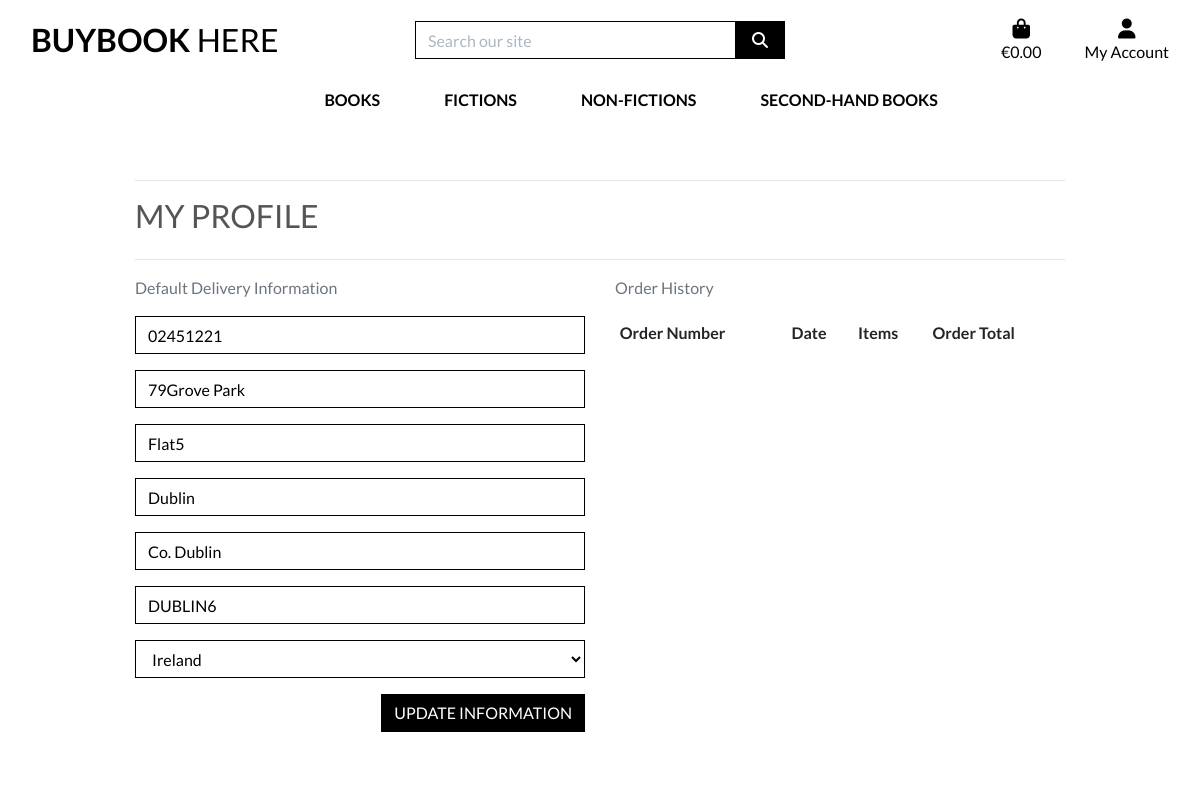
The page /profile/ (signed in) on the database as committed earlier.
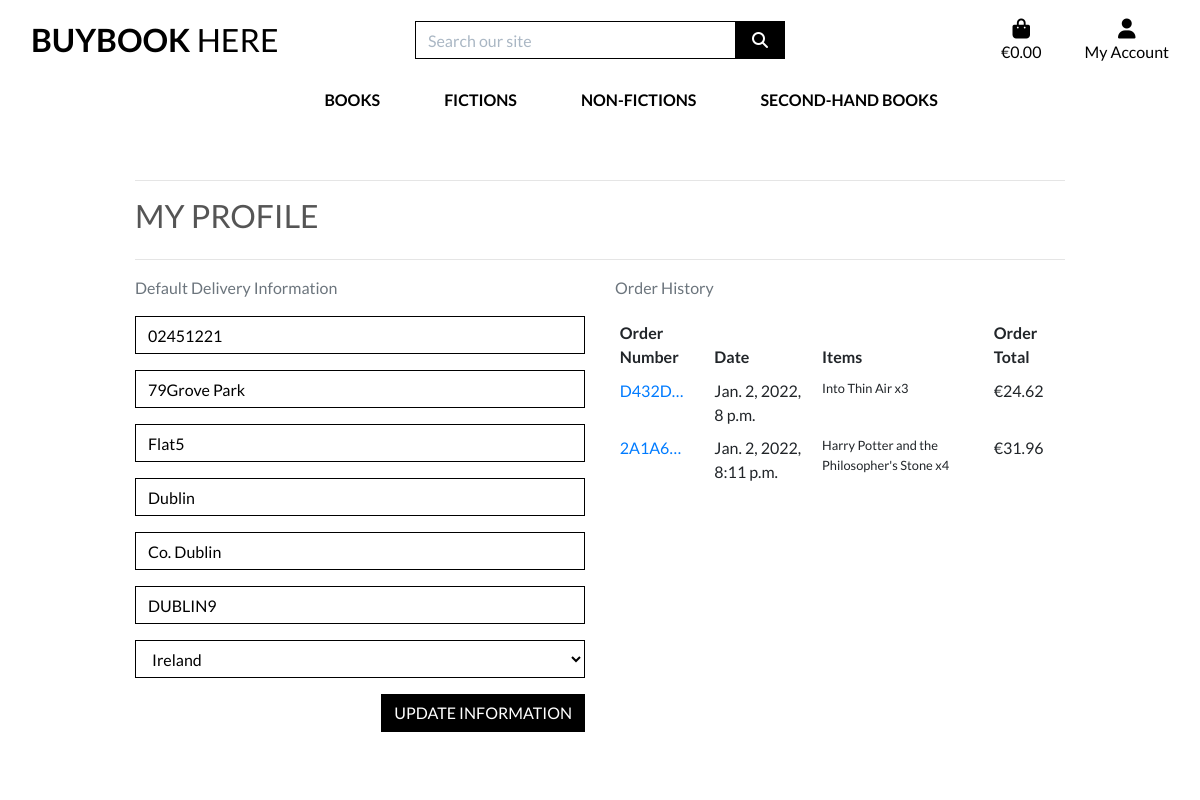
The same page on the database as committed later.
### profiles/models.py (models this page shows, shortened)
class UserProfile(models.Model):
    user = models.OneToOneField(User, on_delete=models.CASCADE)
    default_phone_number = models.CharField(max_length=20, null=True, blank=True)
    default_street_address1 = models.CharField(max_length=80, null=True, blank=True)
    default_street_address2 = models.CharField(max_length=80, null=True, blank=True)
    default_town_or_city = models.CharField(max_length=40, null=True, blank=True)
    default_county = models.CharField(max_length=80, null=True, blank=True)
    default_postcode = models.CharField(max_length=20, null=True, blank=True)
    default_country = CountryField(blank_label='Country', null=True, blank=True)

### checkout/models.py (models this page shows, shortened)
class Order(models.Model):
    order_number = models.CharField(max_length=32, null=False, editable=False)
    user_profile = models.ForeignKey(UserProfile, on_delete=models.SET_NULL,
                                     null=True, blank=True, related_name='orders')
    full_name = models.CharField(max_length=50, null=False, blank=False)
    email = models.EmailField(max_length=254, null=False, blank=False)
    phone_number = models.CharField(max_length=20, null=False, blank=False)
    country = CountryField(blank_label='Country *', null=False, blank=False)
    postcode = models.CharField(max_length=20, null=True, blank=True)
    town_or_city = models.CharField(max_length=40, null=False, blank=False)
    street_address1 = models.CharField(max_length=80, null=False, blank=False)
    street_address2 = models.CharField(max_length=80, null=True, blank=True)
    county = models.CharField(max_length=80, null=True, blank=True)
    date = models.DateTimeField(auto_now_add=True)
    delivery_cost = models.DecimalField(max_digits=6, decimal_places=2, null=False, default=0)
    order_total = models.DecimalField(max_digits=10, decimal_places=2, null=False, default=0)
    grand_total = models.DecimalField(max_digits=10, decimal_places=2, null=False, default=0)
    original_bag = models.TextField(null=False, blank=False, default='')
    stripe_pid = models.CharField(max_length=254, null=False, blank=False, default='')

class OrderLineItem(models.Model):
    order = models.ForeignKey(Order, null=False, blank=False, on_delete=models.CASCADE, related_name='lineitems')
    book = models.ForeignKey(Book, null=False, blank=False, on_delete=models.CASCADE)
    quantity = models.IntegerField(null=False, blank=False, default=0)
    lineitem_total = models.DecimalField(max_digits=6, decimal_places=2, null=False, blank=False, editable=False)

### books/models.py (models this page shows, shortened)
class Book(models.Model):
    category = models.ForeignKey('Category', null=True, blank=True, on_delete=models.SET_NULL)
    code = models.CharField(max_length=254, null=True, blank=True)
    title = models.CharField(max_length=254)
    author = models.CharField(max_length=254, null=True, blank=True)
    description = models.TextField()
    price = models.DecimalField(max_digits=6, decimal_places=2)
    rating = models.DecimalField(max_digits=6, decimal_places=2, null=True, blank=True)
    image_url = models.URLField(max_length=1024, null=True, blank=True)
    image = models.ImageField(null=True, blank=True)

### profiles/views.py (the view)
# urls.py: path('profile/', include('profiles.urls')),
def profile(request):
    profile = get_object_or_404(UserProfile, user=request.user)
    if request.method == 'POST':
        form = UserProfileForm(request.POST, instance=profile)
        if form.is_valid():
            form.save()
            messages.success(request, 'Profile updated successfully')
        else:
            messages.error(request, 'Update failed. Please ensure the form is valid.')
    else:
        form = UserProfileForm(instance=profile)
    orders = profile.orders.all()
    template = 'profiles/profile.html'
    context = {
        'form': form,
        'orders': orders,
        'on_profile_page': True
    }
    return render(request, template, context)

### profiles/forms.py
class UserProfileForm(forms.ModelForm):
    class Meta:
        model = UserProfile
        exclude = ('user',)
    def __init__(self, *args, **kwargs):
        super().__init__(*args, **kwargs)
        placeholders = {
            'default_phone_number': 'Phone Number',
            'default_postcode': 'Postal Code',
            'default_town_or_city': 'Town or City',
            'default_street_address1': 'Street Address 1',
            'default_street_address2': 'Street Address 2',
            'default_county': 'County, State or Locality',
        }
        self.fields['default_phone_number'].widget.attrs['autofocus'] = True
        for field in self.fields:
            if field != 'default_country':
                if self.fields[field].required:
                    placeholder = f'{placeholders[field]} *'
                else:
                    placeholder = placeholders[field]
                self.fields[field].widget.attrs['placeholder'] = placeholder
            self.fields[field].widget.attrs['class'] = 'border-black rounded-0 profile-form-input'
            self.fields[field].label = False

### profiles/templates/profiles/profile.html (shortened to what this page needs)
{% extends "base.html" %}
{% load static %}
{% block extra_css %}
    <link rel="stylesheet" href="{% static 'profiles/css/profile.css' %}">
{% endblock %}
{% block page_header %}
    <div class="container header-container">
    </div>
{% endblock %}
{% block content %}
    <div class="overlay"></div>
    <div class="container">
        <div class="row">
            <div class="col">
                <hr>
                <h2 class="logo-font mb-4">My Profile</h2>
                <hr>
            </div>
        </div>
        <div class="row">
            <div class="col-12 col-lg-6">
                <p class="text-muted">Default Delivery Information</p>
                <form class="mt-3" action="{% url 'profile' %}" method="POST" id="profile-update-form">
                    {{ form|crispy }}
                    <button class="btn btn-black rounded-0 text-uppercase float-right">Update Information</button>
                </form>
            </div>
            <div class="col-12 col-lg-6">
                <p class="text-muted">Order History</p>
                <div class="order-history table-responsive">
                    <table class="table table-sm table-borderless">
                        <thead>
                            <tr>
                                <th>Order Number</th>
                                <th>Date</th>
                                <th>Items</th>
                                <th>Order Total</th>
                            </tr>
                        </thead>
                        <tbody>
                            {% for order in orders %}
                                <tr>
                                    <td>
                                        <a href="{% url 'order_history' order.order_number %}"
                                        title="{{ order.order_number }}">
                                            {{ order.order_number|truncatechars:6 }}
                                        </a>
                                    </td>
                                    <td>{{ order.date }}</td>
                                    <td>
                                        <ul class="list-unstyled">
                                            {% for item in order.lineitems.all %}
                                                <li class="small">
                                                   {{ item.book.title }} x{{ item.quantity }}
                                                </li>
                                            {% endfor %}
                                        </ul>
                                    </td>
                                    <td>€{{ order.grand_total }}</td>
                                </tr>
                            {% endfor %}
                        </tbody>
                    </table>
                </div>
            </div>
        </div>
{% endblock %}

Rows that differ between the two databases and show on the page:
changed UserProfile "79Grove Park": default_postcode "DUBLIN6" → "DUBLIN9"
added Order: order_number "D432D…", date "Jan. 2, 2022, 8 p.m.", grand_total "24.62"
added OrderLineItem: book "Into Thin Air", quantity "3", shown under "D432D…"
added Order: order_number "2A1A6…", date "Jan. 2, 2022, 8:11 p.m.", grand_total "31.96"
added OrderLineItem: book "Harry Potter and the Philosopher's Stone", quantity "4", shown under "2A1A6…"
